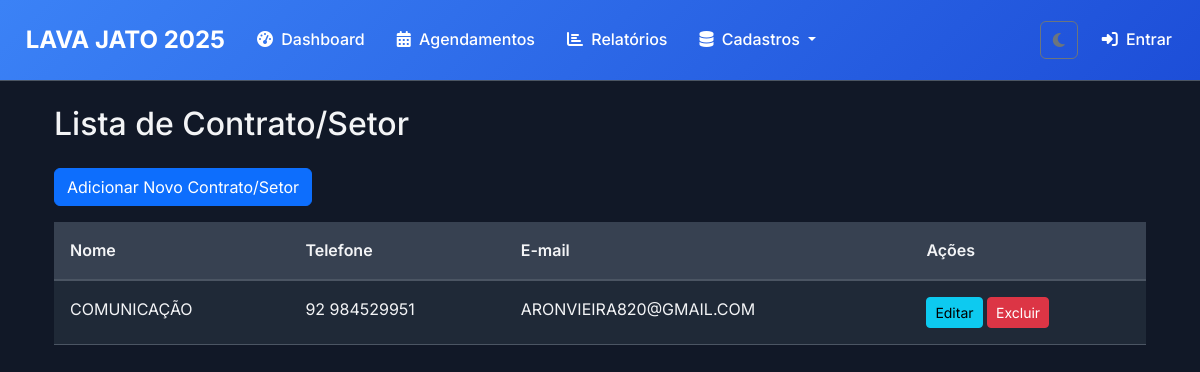
/clientes/, run on the app's committed database.
### clientes/models.py (models this page shows, shortened)
class Cliente(models.Model):
    nome = models.CharField('Nome', max_length=200)
    telefone = models.CharField('Telefone', max_length=20, blank=True)
    email = models.EmailField('E-mail', blank=True)
    observacoes = models.TextField('Observações', blank=True)
    ativo = models.BooleanField('Ativo', default=True)
    class Meta:
        verbose_name = 'Cliente'
        verbose_name_plural = 'Clientes'
        ordering = ['nome']

### clientes/views.py (the view)
# urls.py: path("clientes/", views.cliente_list, name="cliente_list"),
def cliente_list(request):
    clientes = Cliente.objects.all()
    return render(request, 'clientes/cliente_list.html', {'clientes': clientes})

### templates/clientes/cliente_list.html (shortened to what this page needs)
{% extends 'base/base.html' %}
{% block content %}
<div class="container mt-4">
    <h2 class="mb-4">Lista de Contrato/Setor</h2>
    <a href="{% url 'cliente_create' %}" class="btn btn-primary mb-3">Adicionar Novo Contrato/Setor</a>
    <div class="table-responsive">
        <table class="table table-striped table-hover">
            <thead>
                <tr>
                    <th>Nome</th>
                    <th>Telefone</th>
                    <th>E-mail</th>
                    <th>Ações</th>
                </tr>
            </thead>
            <tbody>
                {% for cliente in clientes %}
                <tr>
                    <td>{{ cliente.nome }}</td>
                    <td>{{ cliente.telefone }}</td>
                    <td>{{ cliente.email }}</td>
                    <td>
                        <a href="{% url 'cliente_update' cliente.pk %}" class="btn btn-sm btn-info">Editar</a>
                        <a href="{% url 'cliente_delete' cliente.pk %}" class="btn btn-sm btn-danger">Excluir</a>
                    </td>
                </tr>
                {% empty %}
                <tr>
                    <td colspan="5">Nenhum cliente cadastrado.</td>
                </tr>
                {% endfor %}
            </tbody>
        </table>
    </div>
</div>
{% endblock %}

### static/css/base.css (style rules this page uses)
:root { --color-scheme: dark; --primary-color: #3b82f6; --primary-dark: #1d4ed8; --success-color: #10b981; --success-dark: #059669; --warning-color: #f59e0b; --danger-color: #ef4444; --info-color: #3b82f6; --purple-color: #8b5cf6; --gray-color: #6b7280; --background-color: #111827; --card-bg: #1f2937; --card-header-bg: #374151; --input-bg: #374151; --input-focus-bg: #4b5563; --hover-bg: #374151; --text-light: #f3f4f6; --text-muted: #9ca3af; --text-placeholder: #6b7280; --text-white: #ffffff; --border-color: #4b5563; --border-focus-color: #3b82f6; --campo-texto-bg: #4b5563; }
* { margin: 0; padding: 0; box-sizing: border-box; }
body { font-family: 'Inter', sans-serif; background-color: var(--background-color); color: var(--text-light); line-height: 1.6; transition: background-color 0.3s ease, color 0.3s ease; }
h1, h2, h3, h4, h5, h6 { color: var(--text-light); }

### static/css/components.css (style rules this page uses)
.table { width: 100%; margin-bottom: 1rem; color: var(--text-light); vertical-align: top; border-color: var(--border-color); }
.table > :not(caption) > * > * { padding: 1rem; background-color: var(--card-bg); border-bottom-width: 1px; color: var(--text-light); box-shadow: inset 0 0 0 9999px var(--bs-table-accent-bg, transparent); }
.table thead th { background-color: var(--card-header-bg); color: var(--text-light); font-weight: 600; border-bottom-width: 2px; }

### static/css/pages.css (style rules this page uses)
h1, h2, h3, h4, h5, h6 { color: var(--text-light); }

### data on the page
Cliente: nome "COMUNICAÇÃO", telefone "92 984529951", email "ARONVIEIRA820@GMAIL.COM"
